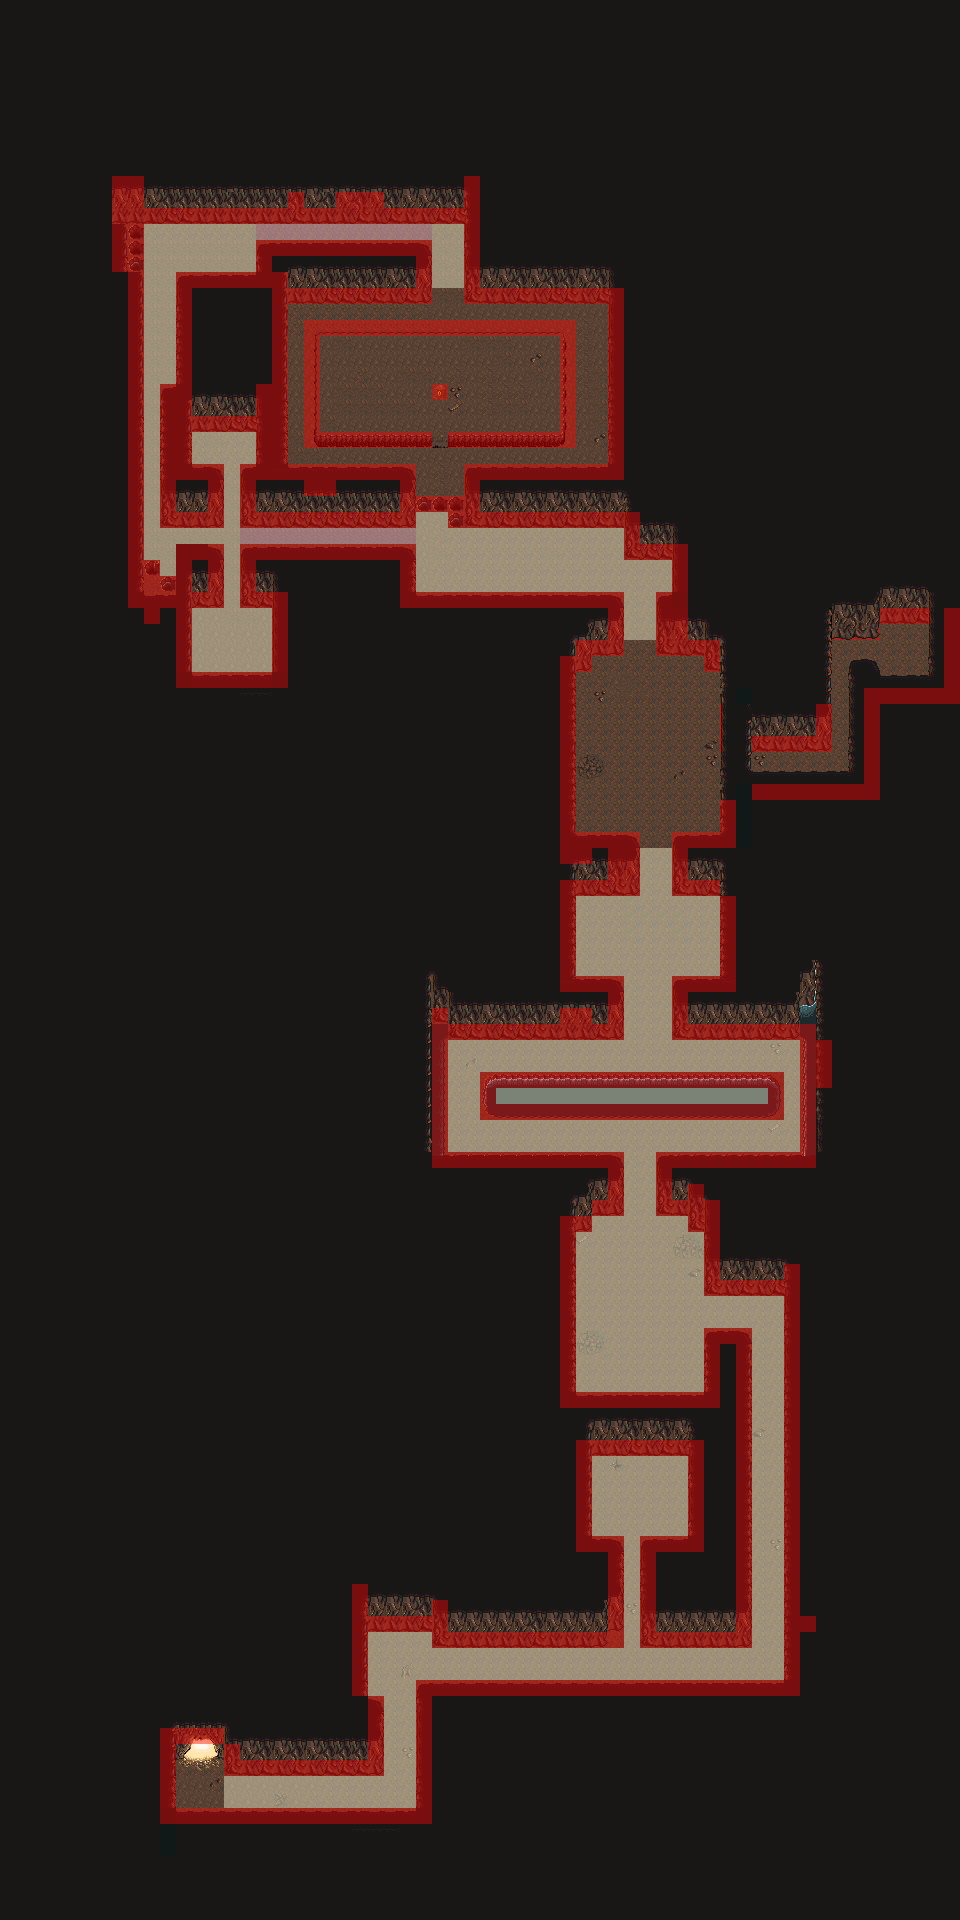

Rendered tile map (Tiled .tmx) drawn with the repository's tilesets; below, a short description and the map source with its tile grids summarised:
An orthogonal 60x120 tile map with 16x16 px tiles, 6 tile layers (0-background, 1-detail, 2-collision, 3-background, ...), 2 tilesets.

<map version="1.0" orientation="orthogonal" width="60" height="120" tilewidth="16" tileheight="16">
 <tileset firstgid="1" name="cave_tileset" tilewidth="16" tileheight="16">
  <image source="cave_tileset.png" width="256" height="352" />
 </tileset>
 <tileset firstgid="353" name="collision_tileset" tilewidth="16" tileheight="16">
  <image source="collision_tileset.png" width="128" height="128" />
 </tileset>
 <layer name="0-background" width="60" height="120">
  <data>[7200 cells, 7198 non-empty, 73 distinct tile ids]</data>
 </layer>
 <layer name="1-detail" width="60" height="120">
  <data>[7200 cells, 592 non-empty, 67 distinct tile ids]</data>
 </layer>
 <layer name="2-collision" width="60" height="120" opacity="0.42">
  <data>[7200 cells, 1435 non-empty, 3 distinct tile ids]</data>
 </layer>
 <layer name="3-background" width="60" height="120">
  <data>[7200 cells, 0 non-empty, 0 distinct tile ids]</data>
 </layer>
 <layer name="4-detail" width="60" height="120">
  <data>[7200 cells, 62 non-empty, 24 distinct tile ids]</data>
 </layer>
 <layer name="5-collision" width="60" height="120">
  <data>[7200 cells, 0 non-empty, 0 distinct tile ids]</data>
 </layer>
</map>